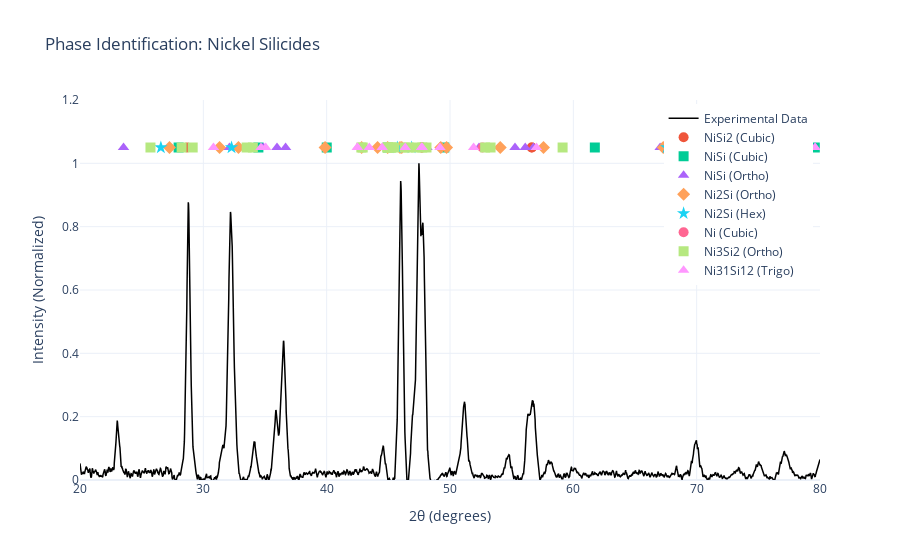

This figure's notebook cell:
### Code cell
fig = go.Figure()

# 1. Plot the Experimental Data (the black line)
fig.add_trace(go.Scatter(
    x=full_processed['Angle'], 
    y=full_processed['intensity_norm'],
    mode='lines',
    name='Experimental Data',
    line=dict(color='black', width=1.5)
))

# 2. Add Reference Markers
# We use different colors/symbols for each phase fetched from the API
symbols = ['circle', 'square', 'triangle-up', 'diamond', 'star']

for i, (phase, ref) in enumerate(all_references.items()):
    # We plot these at a fixed height or relative to your data
    # Here, we plot them at y=1.05 (just above the normalized data)
    fig.add_trace(go.Scatter(
        x=ref['two_theta'],
        y=[1.05] * len(ref['two_theta']), # Align them in a row at the top
        mode='markers',
        name=phase,
        marker=dict(symbol=symbols[i % len(symbols)], size=10),
        hovertemplate=f"<b>{phase}</b><br>2θ: %{{x}}<br>Ref Intensity: %{{text}}%<extra></extra>",
        text=ref['intensity'] # Store relative intensity in hover text
    ))

# 3. Scientific Styling
fig.update_layout(
    yaxis_range=[0, 1.2],
    xaxis_range=[20, 80],
    title="Phase Identification: Nickel Silicides",
    xaxis_title="2θ (degrees)",
    yaxis_title="Intensity (Normalized)",
    template="plotly_white",
    hovermode="x unified",
    legend=dict(yanchor="top", y=0.99, xanchor="right", x=0.99)
)

fig.show()

### Figure 1 — Plotly figure (JSON) as saved in the notebook; plotly's stock layout.template omitted (floating-point values rounded to 4 significant figures; data arrays with more than 128 entries replaced by an {"elided": "..."} marker saying what was removed)
{"data": [{"line": {"color": "black", "width": 1.5}, "mode": "lines", "name": "Experimental Data", "type": "scatter", "x": {"elided": "3001 float values"}, "y": {"elided": "3001 float values"}}, {"hovertemplate": "<b>NiSi2 (Cubic)</b><br>2θ: %{x}<br>Ref Intensity: %{text}%<extra></extra>", "marker": {"size": 10, "symbol": "circle"}, "mode": "markers", "name": "NiSi2 (Cubic)", "text": [100.0, 81.42, 40.71, 26.87, 10.08, 12.43, 6.216, 5.0, 5.0, 5.0, 6.573, 23.0, 9.859], "type": "scatter", "x": [28.68, 47.72, 47.72, 56.63, 56.63, 69.79, 69.79, 77.13, 77.13, 77.13, 88.95, 88.95, 88.95], "y": [1.05, 1.05, 1.05, 1.05, 1.05, 1.05, 1.05, 1.05, 1.05, 1.05, 1.05, 1.05, 1.05]}, {"hovertemplate": "<b>NiSi (Cubic)</b><br>2θ: %{x}<br>Ref Intensity: %{text}%<extra></extra>", "marker": {"size": 10, "symbol": "square"}, "mode": "markers", "name": "NiSi (Cubic)", "text": [20.43, 17.86, 11.03, 100.0, 47.09, 7.178, 9.13, 5.632, 30.32, 6.884, 5.579], "type": "scatter", "x": [28.0, 34.46, 40.01, 44.97, 49.54, 61.74, 69.12, 76.15, 79.58, 86.34, 89.69], "y": [1.05, 1.05, 1.05, 1.05, 1.05, 1.05, 1.05, 1.05, 1.05, 1.05, 1.05]}, {"hovertemplate": "<b>NiSi (Ortho)</b><br>2θ: %{x}<br>Ref Intensity: %{text}%<extra></extra>", "marker": {"size": 10, "symbol": "triangle-up"}, "mode": "markers", "name": "NiSi (Ortho)", "text": [13.27, 75.51, 16.99, 29.18, 21.57, 13.58, 10.54, 73.27, 100.0, 31.35, 27.9, 28.72, 14.66, 17.99, 7.446, 8.199, 14.59, 13.26, 14.7, 14.63, 9.323], "type": "scatter", "x": [23.53, 31.33, 32.11, 34.87, 35.97, 36.67, 44.53, 46.01, 47.58, 48.13, 52.35, 55.27, 56.1, 56.76, 67.04, 75.42, 76.28, 76.38, 79.6, 82.19, 82.68], "y": [1.05, 1.05, 1.05, 1.05, 1.05, 1.05, 1.05, 1.05, 1.05, 1.05, 1.05, 1.05, 1.05, 1.05, 1.05, 1.05, 1.05, 1.05, 1.05, 1.05, 1.05]}, {"hovertemplate": "<b>Ni2Si (Ortho)</b><br>2θ: %{x}<br>Ref Intensity: %{text}%<extra></extra>", "marker": {"size": 10, "symbol": "diamond"}, "mode": "markers", "name": "Ni2Si (Ortho)", "text": [10.16, 7.841, 24.84, 40.21, 29.13, 70.65, 39.42, 100.0, 84.2, 61.62, 24.68, 25.67, 9.681, 13.78, 20.01, 6.544, 17.34, 9.616, 6.863, 17.38, 6.746, 15.12, 8.497, 13.33], "type": "scatter", "x": [27.25, 31.31, 32.85, 39.87, 42.84, 44.13, 44.95, 45.95, 46.09, 49.25, 49.72, 54.07, 57.58, 67.29, 68.87, 69.76, 76.14, 78.8, 79.11, 85.05, 85.42, 88.01, 88.67, 89.95], "y": [1.05, 1.05, 1.05, 1.05, 1.05, 1.05, 1.05, 1.05, 1.05, 1.05, 1.05, 1.05, 1.05, 1.05, 1.05, 1.05, 1.05, 1.05, 1.05, 1.05, 1.05, 1.05, 1.05, 1.05]}, {"hovertemplate": "<b>Ni2Si (Hex)</b><br>2θ: %{x}<br>Ref Intensity: %{text}%<extra></extra>", "marker": {"size": 10, "symbol": "star"}, "mode": "markers", "name": "Ni2Si (Hex)", "text": [5.892, 21.83, 100.0, 93.0, 28.65, 6.339, 18.99, 9.494, 9.417], "type": "scatter", "x": [26.56, 32.29, 45.73, 46.88, 67.57, 77.62, 86.27, 86.27, 87.11], "y": [1.05, 1.05, 1.05, 1.05, 1.05, 1.05, 1.05, 1.05, 1.05]}, {"hovertemplate": "<b>Ni (Cubic)</b><br>2θ: %{x}<br>Ref Intensity: %{text}%<extra></extra>", "marker": {"size": 10, "symbol": "circle"}, "mode": "markers", "name": "Ni (Cubic)", "text": [33.33, 100.0, 61.64, 5.908, 11.82, 17.73], "type": "scatter", "x": [45.15, 45.15, 52.63, 77.65, 77.65, 77.65], "y": [1.05, 1.05, 1.05, 1.05, 1.05, 1.05]}, {"hovertemplate": "<b>Ni3Si2 (Ortho)</b><br>2θ: %{x}<br>Ref Intensity: %{text}%<extra></extra>", "marker": {"size": 10, "symbol": "square"}, "mode": "markers", "name": "Ni3Si2 (Ortho)", "text": [20.06, 6.821, 37.71, 14.95, 16.62, 5.125, 13.01, 6.563, 54.16, 18.81, 8.944, 5.877, 100.0, 79.12, 38.87, 23.28, 8.217, 43.9, 26.83, 15.81, 7.827, 8.009, 5.877, 5.949, 21.06, 5.862, 5.185, 7.318, 5.97, 8.375, 9.006, 7.99], "type": "scatter", "x": [11.03, 25.71, 28.24, 29.14, 33.51, 34.02, 42.81, 42.92, 44.91, 44.96, 45.21, 45.24, 45.48, 46.34, 46.65, 47.24, 47.75, 48.09, 52.85, 53.29, 59.13, 70.33, 72.18, 74.59, 77.59, 78.88, 83.86, 84.02, 85.16, 85.66, 87.04, 87.43], "y": [1.05, 1.05, 1.05, 1.05, 1.05, 1.05, 1.05, 1.05, 1.05, 1.05, 1.05, 1.05, 1.05, 1.05, 1.05, 1.05, 1.05, 1.05, 1.05, 1.05, 1.05, 1.05, 1.05, 1.05, 1.05, 1.05, 1.05, 1.05, 1.05, 1.05, 1.05, 1.05]}, {"hovertemplate": "<b>Ni31Si12 (Trigo)</b><br>2θ: %{x}<br>Ref Intensity: %{text}%<extra></extra>", "marker": {"size": 10, "symbol": "triangle-up"}, "mode": "markers", "name": "Ni31Si12 (Trigo)", "text": [7.588, 9.307, 9.352, 17.52, 8.76, 23.72, 5.554, 100.0, 5.01, 28.63, 57.25, 7.094, 8.554, 5.12, 9.328, 5.487, 7.009, 7.801], "type": "scatter", "x": [30.82, 34.68, 35.06, 42.49, 42.49, 43.45, 44.5, 46.37, 47.69, 47.73, 47.73, 49.19, 51.91, 57.01, 68.74, 78.68, 79.61, 87.97], "y": [1.05, 1.05, 1.05, 1.05, 1.05, 1.05, 1.05, 1.05, 1.05, 1.05, 1.05, 1.05, 1.05, 1.05, 1.05, 1.05, 1.05, 1.05]}], "layout": {"hovermode": "x unified", "legend": {"x": 0.99, "xanchor": "right", "y": 0.99, "yanchor": "top"}, "title": {"text": "Phase Identification: Nickel Silicides"}, "xaxis": {"range": [20, 80], "title": {"text": "2θ (degrees)"}}, "yaxis": {"range": [0, 1.2], "title": {"text": "Intensity (Normalized)"}}}}
